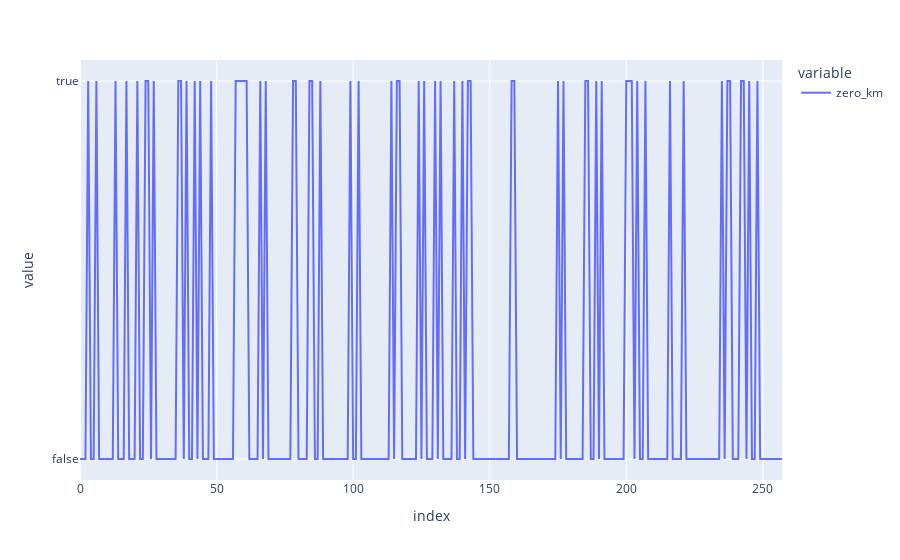

Here is the notebook cell this chart was saved with:
### Code cell
px.line(base.zero_km)

### Figure 1 — Plotly figure (JSON) as saved in the notebook; plotly's stock layout.template omitted (floating-point values rounded to 4 significant figures; data arrays with more than 128 entries replaced by an {"elided": "..."} marker saying what was removed)
{"data": [{"hovertemplate": "variable=zero_km<br>index=%{x}<br>value=%{y}<extra></extra>", "legendgroup": "zero_km", "line": {"color": "#636efa", "dash": "solid"}, "marker": {"symbol": "circle"}, "mode": "lines", "name": "zero_km", "orientation": "v", "showlegend": true, "type": "scatter", "x": {"elided": "258 int values"}, "xaxis": "x", "y": {"elided": "258 bool values"}, "yaxis": "y"}], "layout": {"legend": {"title": {"text": "variable"}, "tracegroupgap": 0}, "margin": {"t": 60}, "xaxis": {"anchor": "y", "domain": [0, 1], "title": {"text": "index"}}, "yaxis": {"anchor": "x", "domain": [0, 1], "title": {"text": "value"}}}}
